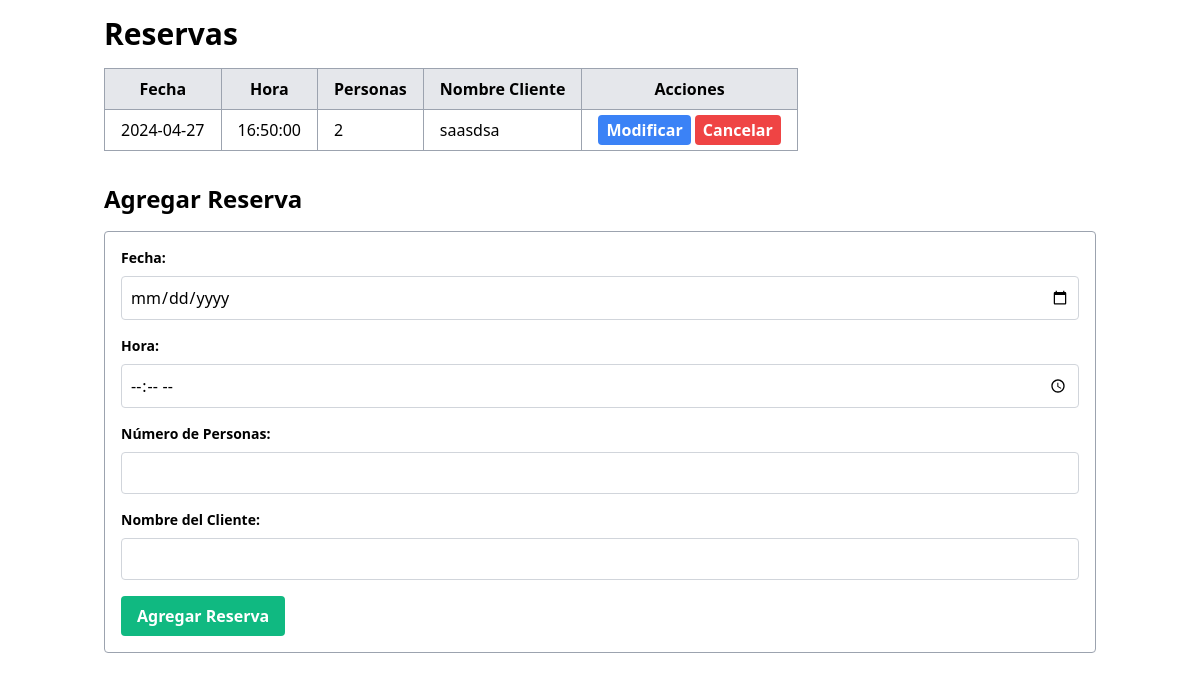
Before: /ver_reservas with the older database file.
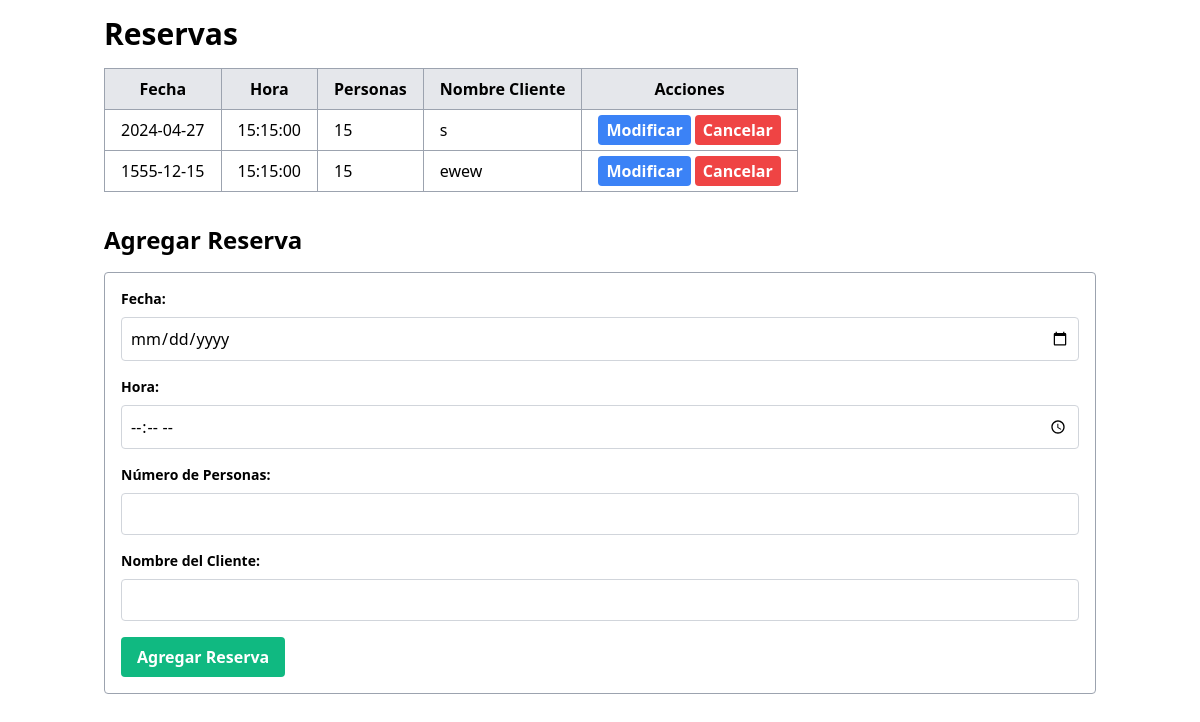
After: the same page with the newer database file.
### app.py (models this page shows)
class Reserva(db.Model):
    id = db.Column(db.Integer, primary_key=True)
    fecha = db.Column(db.Date)
    hora = db.Column(db.Time)
    personas = db.Column(db.Integer)
    nombre_cliente = db.Column(db.String(100))

### app.py (the view)
@app.route("/ver_reservas")
def ver_reservas():
    reservas = Reserva.query.all()
    return render_template("ver_reservas.html", reservas=reservas)

### templates/ver_reservas.html (shortened to what this page needs)
<!DOCTYPE html>
<html lang="en">
<head>
    <link href="https://cdn.jsdelivr.net/npm/tailwindcss@2.2.19/dist/tailwind.min.css" rel="stylesheet">
</head>
<body>
    <div class="container mx-auto p-4">
        <h1 class="text-3xl font-bold mb-4">Reservas</h1>
        <table class="table-auto border-collapse border border-gray-400">
            <thead>
                <tr>
                    <th class="px-4 py-2 bg-gray-200 border border-gray-400">Fecha</th>
                    <th class="px-4 py-2 bg-gray-200 border border-gray-400">Hora</th>
                    <th class="px-4 py-2 bg-gray-200 border border-gray-400">Personas</th>
                    <th class="px-4 py-2 bg-gray-200 border border-gray-400">Nombre Cliente</th>
                    <th class="px-4 py-2 bg-gray-200 border border-gray-400">Acciones</th>
                </tr>
            </thead>
            <tbody>
                {% for reserva in reservas %}
                <tr>
                    <td class="px-4 py-2 border border-gray-400">{{ reserva.fecha }}</td>
                    <td class="px-4 py-2 border border-gray-400">{{ reserva.hora }}</td>
                    <td class="px-4 py-2 border border-gray-400">{{ reserva.personas }}</td>
                    <td class="px-4 py-2 border border-gray-400">{{ reserva.nombre_cliente }}</td>
                    <td class="px-4 py-2 border border-gray-400">
                        <a href="/modificar_reserva/{{ reserva.id }}" class="bg-blue-500 hover:bg-blue-700 text-white font-bold py-1 px-2 rounded">Modificar</a>
                        <a href="/cancelar_reserva/{{ reserva.id }}" class="bg-red-500 hover:bg-red-700 text-white font-bold py-1 px-2 rounded">Cancelar</a>
                    </td>
                </tr>
                {% endfor %}
            </tbody>
        </table>
        <h2 class="text-2xl font-bold mt-8 mb-4">Agregar Reserva</h2>
        <form action="/agregar_reserva" method="post" class="border border-gray-400 p-4 rounded">
            <div class="mb-4">
                <label for="fecha" class="block text-sm font-bold mb-2">Fecha:</label>
                <input type="date" id="fecha" name="fecha" required class="w-full border border-gray-300 p-2 rounded">
            </div>
            <div class="mb-4">
                <label for="hora" class="block text-sm font-bold mb-2">Hora:</label>
                <input type="time" id="hora" name="hora" required class="w-full border border-gray-300 p-2 rounded">
            </div>
            <div class="mb-4">
                <label for="personas" class="block text-sm font-bold mb-2">Número de Personas:</label>
                <input type="number" id="personas" name="personas" min="1" required class="w-full border border-gray-300 p-2 rounded">
            </div>
            <div class="mb-4">
                <label for="nombre" class="block text-sm font-bold mb-2">Nombre del Cliente:</label>
                <input type="text" id="nombre" name="nombre" required class="w-full border border-gray-300 p-2 rounded">
            </div>
            <button type="submit" class="bg-green-500 hover:bg-green-700 text-white font-bold py-2 px-4 rounded">Agregar Reserva</button>
        </form>
    </div>
</body>
</html>

Changed rows visible on the page:
changed Reserva (number 1 of 2 on the later page): hora "16:50:00" → "15:15:00"; personas "2" → "15"; nombre_cliente "saasdsa" → "s"
added Reserva: fecha "1555-12-15", hora "15:15:00", personas "15", nombre_cliente "ewew"
